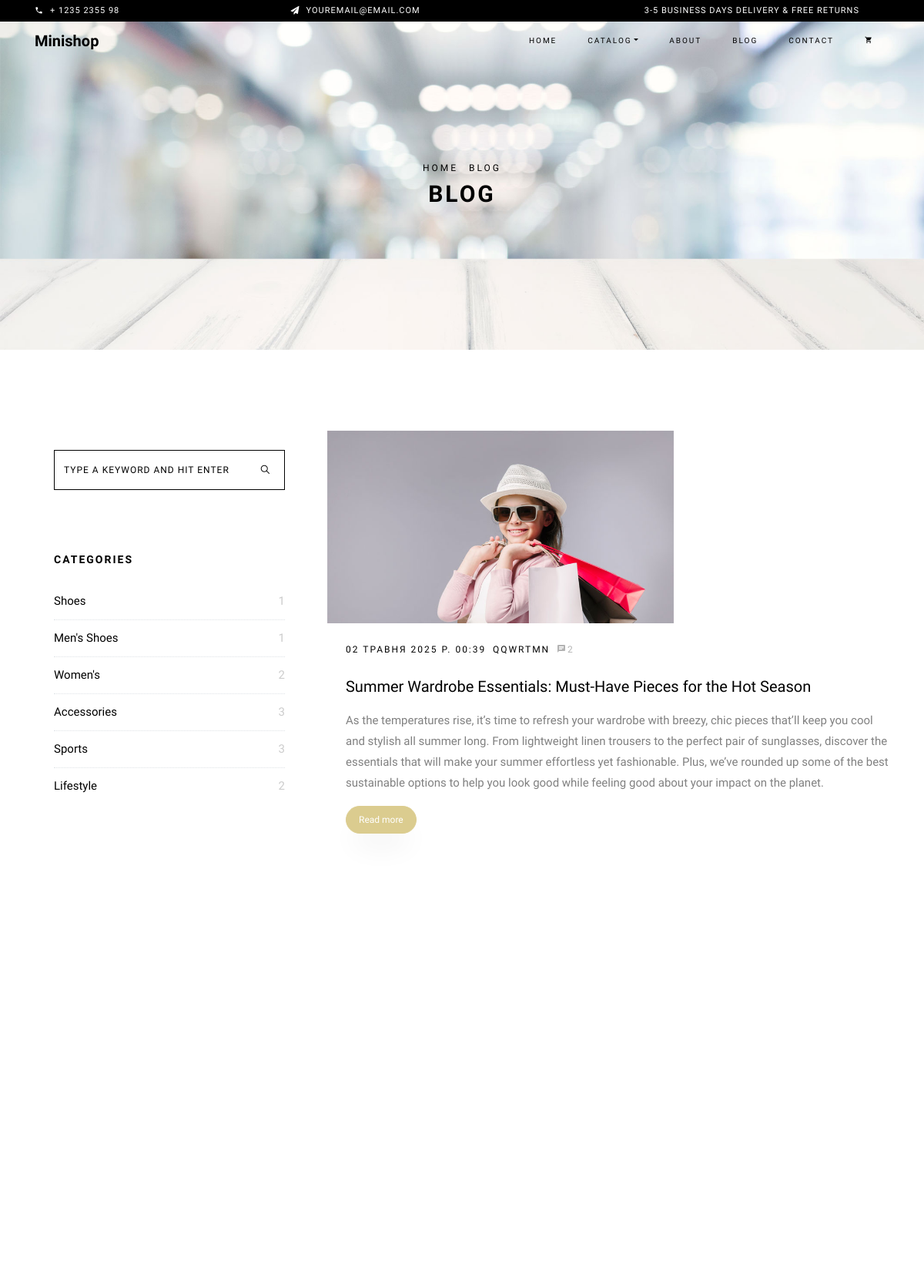
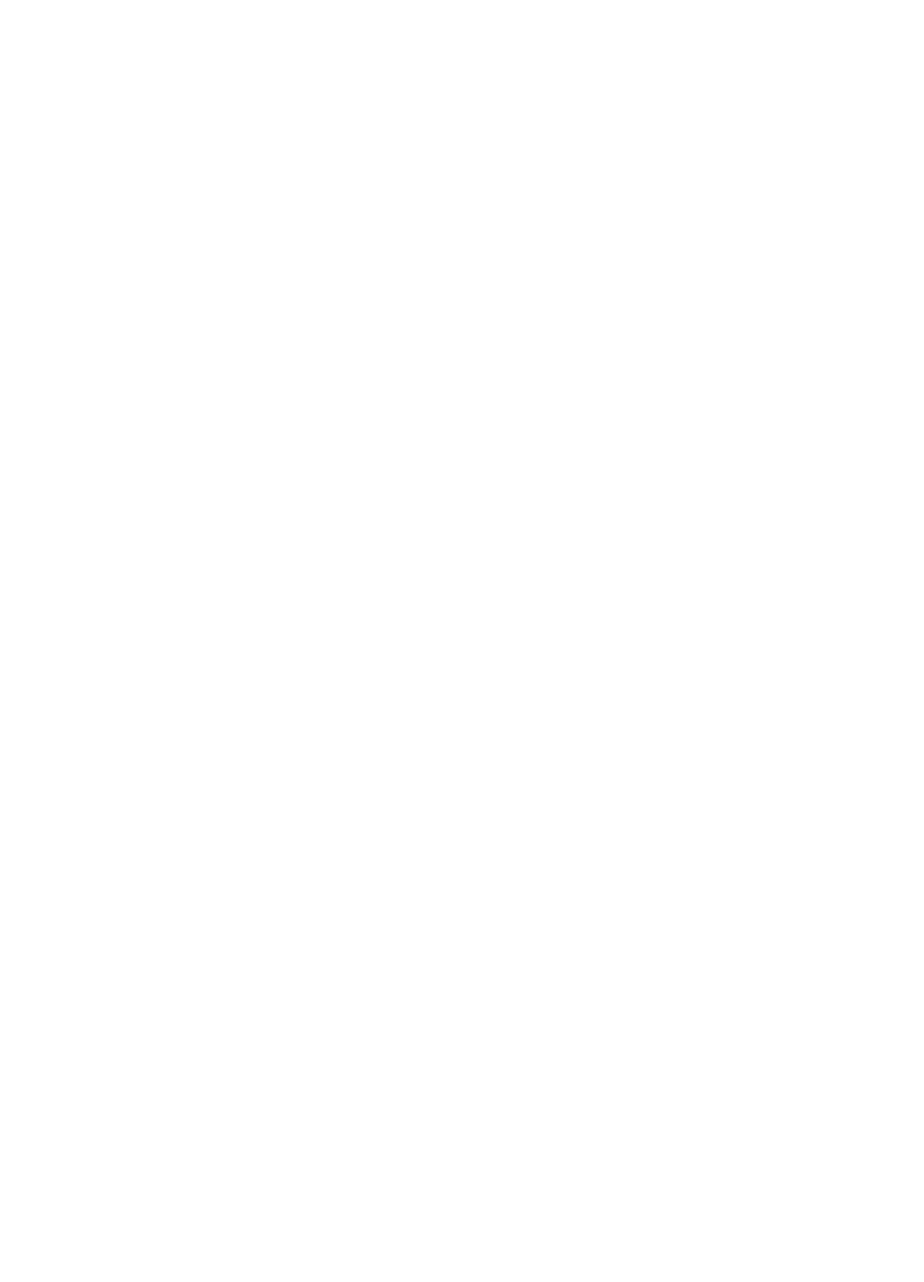
Screenshot of /blog/ (upper part) with the database file from the repository (2 pictures, top to bottom).
### blog/models.py (models this page shows, shortened)
class Blogs(models.Model):
    name_text = models.CharField(verbose_name='назва блогу', max_length=70)
    desc = models.TextField(verbose_name='опис не повний')
    desc_all = models.TextField(verbose_name='опис повний',blank=True)
    comment = models.ManyToManyField(Comment,blank=True)
    user = models.ForeignKey(User,on_delete=models.CASCADE)
    date = models.DateTimeField(auto_now_add=True)
    tag = models.ManyToManyField(Tag)
    img = models.ImageField(verbose_name='картинка', blank=True, null=True)
    category = models.ManyToManyField(Category)
    def comment_count(self):
        return self.comment.count()

class User(models.Model):
    name = models.CharField(verbose_name="ім`я",max_length=15)
    desc = models.TextField(verbose_name='опис',max_length=400)
    def __str__(self):
        return self.name

class Category(models.Model):
    name = models.CharField(verbose_name="ім`я",max_length=15)
    def category_count(self):
        return self.blogs_set.count()

### blog/views.py (the view)
# urls.py: path('', views.blog, name='blog'),
def blog(request):
    gallery = Gallery.objects.all()
    blogs = Blogs.objects.exclude(name_text__exact='')
    tag = Tag.objects.all()
    category = Category.objects.all()
    latest_blogs = Blogs.objects.order_by('-date')[:3]
    category_filter = request.GET.get('category', None)
    tag_filter = request.GET.get('tag', None)
    if category_filter:
        blogs = blogs.filter(category__id=category_filter)
    if tag_filter:
        blogs = blogs.filter(tag__id=tag_filter)
    form = SearchForm(request.GET)
    if form.is_valid():
        query = form.cleaned_data.get('query')
        if query:
            blogs = blogs.filter(name_text__icontains=query) | blogs.filter(desc__icontains=query)
    context = {
        'gallery': gallery,
        'blogs': blogs,
        'tag': tag,
        'category': category,
        'latest_blogs': latest_blogs,
        'form': form
    }
    return render(request, 'html_files/blog.html', context)

### blog/forms.py
class SearchForm(forms.Form):
    query = forms.CharField(max_length=100, required=False)

### templates/html_files/blog.html (shortened to what this page needs)
{% extends 'html_files/base.html' %}
{% load static %}
{% block content %}
<div class="hero-wrap hero-bread" style="background-image: url({% static 'blog/images/bg_6.jpg' %});">
    <div class="container">
        <div class="row no-gutters slider-text align-items-center justify-content-center">
            <div class="col-md-9 ftco-animate text-center">
                <p class="breadcrumbs"><span class="mr-2"><a href="{% url 'main_page:index' %}">Home</a></span> <span>Blog</span></p>
                <h1 class="mb-0 bread">Blog</h1>
            </div>
        </div>
    </div>
</div>
<section class="ftco-section ftco-degree-bg">
    <div class="container">
        <div class="row">
            <div class="col-lg-8 order-lg-last ftco-animate">
                <div class="row">
                    {% for b in blogs %}
                        <div class="col-md-12 ftco-animate">
                            <div class="blog-entry align-self-stretch">
                                <a href="{% url 'blog_page:blog-single' name=b.name_text %}" class="block-20" style="background-image: url('{{ b.img.url }}');"></a>
                                <div class="text d-block pl-md-4">
                                    <div class="meta mb-3">
                                        <div><a href="{% url 'blog_page:blog-single' name=b.name_text %}">{{ b.date }}</a></div>
                                        <div><a href="{% url 'blog_page:blog-single' name=b.name_text %}">{{ b.user }}</a></div>
                                        <div><a href="#" class="meta-chat"><span class="icon-chat"></span>{{ b.comment_count }}</a></div>
                                    </div>
                                    <h3 class="heading"><a href="{% url 'blog_page:blog-single' name=b.name_text %}">{{ b.name_text }}</a></h3>
                                    <p>{{ b.desc }}</p>
                                    <p><a href="{% url 'blog_page:blog-single' name=b.name_text %}" class="btn btn-primary py-2 px-3">Read more</a></p>
                                </div>
                            </div>
                        </div>
                    {% endfor %}
                </div>
            </div>
            <div class="col-lg-4 sidebar ftco-animate">
                <div class="sidebar-box">
                    <form method="get" action="{% url 'blog_page:blog' %}" class="search-form">
                        <div class="form-group">
                            <span class="icon ion-ios-search"></span>
                            <input type="text" name="query" class="form-control" placeholder="Type a keyword and hit enter" value="{{ request.GET.query }}">
                        </div>
                    </form>
                </div>
                <div class="sidebar-box ftco-animate">
                    <h3 class="heading">Categories</h3>
                    <ul class="categories">
                        {% for c in category.all %}
                            <li><a href="{% url 'blog_page:blog' %}?category={{ c.id }}">{{ c.name }}<span>{{ c.category_count }}</span></a></li>
                        {% endfor %}
                    </ul>
                </div>
            </div>
        </div>
    </div>
</section>
{% endblock %}

### static/blog/css/icomoon.css (style rules this page uses)
[class^="icon-"], [class*=" icon-"] { font-family: 'icomoon' !important; speak: none; font-style: normal; font-weight: normal; font-variant: normal; text-transform: none; line-height: 1; -webkit-font-smoothing: antialiased; -moz-osx-font-smoothing: grayscale; }
.icon-chat:before { content: "\e0b7"; }

### rows the page displays
Blogs: img (picture), date "02 ТРАВНЯ 2025 Р. 00:39", user "QQWRTMN", comment_count "2", name_text "Summer Wardrobe Essentials: Must-Have Pieces for the Hot Season", desc "As the temperatures rise, it’s time to refresh your wardrobe with breezy, chic pieces that’ll keep you cool and stylish all summer long. From lightweight linen trousers to the perfect pair of sunglasses, discover the essentials that will make your summer effortless yet fashionable. Plus, we’ve rounded up some of the best sustainable options to help you look good while feeling good about your impact on the planet."
Category: name "Shoes", category_count "1"
Category: name "Men's Shoes", category_count "1"
Category: name "Women's", category_count "2"
Category: name "Accessories", category_count "3"
Category: name "Sports", category_count "3"
Category: name "Lifestyle", category_count "2"
